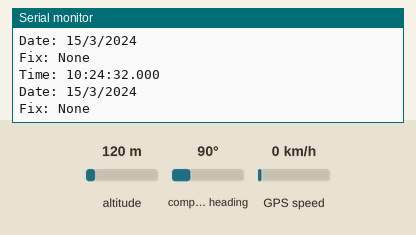
A sketch run on a simulated Arduino Mega 2560, built with avr-gcc and run on an emulated ATmega2560. On the bench: the last lines printed to the serial monitor. The test bench sets the inputs (shaded band); at power-on: compass heading 90°, GPS speed 0 km/h, altitude 120 m. The GPS gets a fix after 3 s at 37.7749, -122.4194 with 8 satellites.

Above: at 2.2 s.
2.3 s: compass heading set to 7°
At 3.7 s:
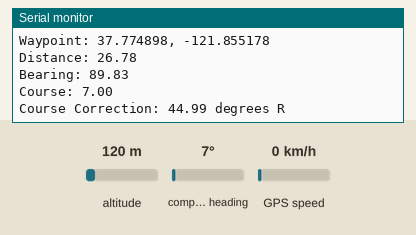
4.5 s: compass heading set to 90°
At 5.8 s:
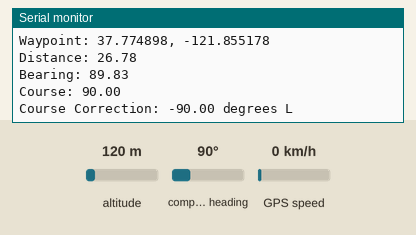
7.5 s: GPS speed set to 2 km/h
Timing chart, 0 to 10.5 s (numbered marks = the images above; inputs shaded):
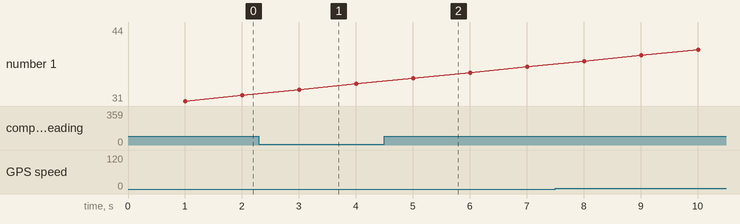

Measured:
- after the input at 2.3 s, the serial monitor: prints a new line after 0.72 s (image 1)
- after the input at 4.5 s, the serial monitor: prints a new line after 0.52 s (image 2)

The sketch:

adafruit-ultimate-gps-uart.ino
```cpp
#include <Adafruit_GPS.h>
#include <math.h>

// what's the name of the hardware serial port?
#define GPSSerial Serial1
#define UPDATE_RATE 1000
// Connect to the GPS on the hardware port
Adafruit_GPS GPS(&GPSSerial);

// Set GPSECHO to 'false' to turn off echoing the GPS data to the Serial console
// Set to 'true' if you want to debug and listen to the raw GPS sentences
#define GPSECHO false

// Define the maximum course correction angle
#define MAX_CORRECTION 180

uint32_t timer = millis();

// Constants for the GPS calculations
const float R = 6371000.0; // Earth's mean radius in meters
const float METERS_TO_NAUTICAL_MILES = 0.000539957; // Conversion factor: 1 meter = 0.000539957 nautical miles

void setup()
{
  //while (!Serial);  // uncomment to have the sketch wait until Serial is ready

  // connect at 115200 so we can read the GPS fast enough and echo without dropping chars
  // also spit it out
  Serial.begin(115200);
  Serial.println("Adafruit GPS library basic parsing test!");

  // 9600 NMEA is the default baud rate for Adafruit MTK GPS's- some use 4800
  GPS.begin(9600);
  // uncomment this line to turn on RMC (recommended minimum) and GGA (fix data) including altitude
  //GPS.sendCommand(PMTK_SET_NMEA_OUTPUT_RMCGGA);
  // uncomment this line to turn on only the "minimum recommended" data
  GPS.sendCommand(PMTK_SET_NMEA_OUTPUT_ALLDATA);
  // For parsing data, we don't suggest using anything but either RMC only or RMC+GGA since
  // the parser doesn't care about other sentences at this time
  // Set the update rate
  GPS.sendCommand(PMTK_SET_NMEA_UPDATE_1HZ); // 1 Hz update rate
  // For the parsing code to work nicely and have time to sort thru the data, and
  // print it out we don't suggest using anything higher than 1 Hz

  // Request updates on antenna status, comment out to keep quiet
  GPS.sendCommand(PGCMD_ANTENNA);

  delay(1000);

  // Ask for firmware version
  GPSSerial.println(PMTK_Q_RELEASE);
}

void loop()
{
  // read data from the GPS in the 'main loop'
  char c = GPS.read();
  // if you want to debug, this is a good time to do it!
  if (GPSECHO)
    if (c) Serial.print(c);
  // if a sentence is received, we can check the checksum, parse it...
  if (GPS.newNMEAreceived()) {
    // a tricky thing here is if we print the NMEA sentence, or data
    // we end up not listening and catching other sentences!
    // so be very wary if using OUTPUT_ALLDATA and trying to print out data
    //Serial.print(GPS.lastNMEA()); // this also sets the newNMEAreceived() flag to false
    if (!GPS.parse(GPS.lastNMEA())) // this also sets the newNMEAreceived() flag to false
      return; // we can fail to parse a sentence in which case we should just wait for another
  }


  // approximately every 1 seconds or so, print out the current stats
  if (millis() - timer > UPDATE_RATE) {
    timer = millis(); // reset the timer
    Serial.print("\nTime: ");
    if (GPS.hour < 10) { Serial.print('0'); }
    Serial.print(GPS.hour, DEC); Serial.print(':');
    if (GPS.minute < 10) { Serial.print('0'); }
    Serial.print(GPS.minute, DEC); Serial.print(':');
    if (GPS.seconds < 10) { Serial.print('0'); }
    Serial.print(GPS.seconds, DEC); Serial.print('.');
    if (GPS.milliseconds < 10) {
      Serial.print("00");
    } else if (GPS.milliseconds > 9 && GPS.milliseconds < 100) {
      Serial.print("0");
    }
    Serial.println(GPS.milliseconds);

    Serial.print("Date: ");
    Serial.print(GPS.day, DEC); Serial.print('/');
    Serial.print(GPS.month, DEC); Serial.print("/20");
    Serial.println(GPS.year, DEC);
    Serial.print("Fix: ");
    if (GPS.fix) {
      if (GPS.fix == 1) {
        Serial.print("GPS");
      } else {
        Serial.print("DGPS");
      }
      Serial.print(" Satellites: "); Serial.println((int)GPS.satellites);
      Serial.print("Antenna: "); Serial.println(GPS.antenna);
      Serial.print("Speed (n): "); Serial.println(GPS.speed);

      Serial.print("Location: ");
      Serial.print(GPS.latitudeDegrees, 6);
      Serial.print(", ");
      Serial.println(GPS.longitudeDegrees, 6);

      // Get the current position
      float lat = GPS.latitudeDegrees;
      float lon = GPS.longitudeDegrees;

      // Get the waypoint
      float waypoint_lat = 37.7749;
      float waypoint_lon = -121.855179;

      // Calculate the cross track error
      float distance = getDistance(lat, lon, waypoint_lat, waypoint_lon);
      float bearing = getBearing(lat, lon, waypoint_lat, waypoint_lon);
      float course = GPS.angle;
      float course_correction = greatCircleCourseCorrection(bearing , course);


    // Print the results
    Serial.print("Waypoint: ");
    Serial.print(waypoint_lat, 6);
    Serial.print(", ");
    Serial.println(waypoint_lon, 6);
    Serial.print("Distance: ");
    Serial.println(distance);


    Serial.print("Bearing: ");
    Serial.println(bearing, 2);


    Serial.print("Course: ");
    Serial.println(course);

    Serial.print("Course Correction: ");
    Serial.print(course_correction, 2);
    Serial.print(" degrees ");
    Serial.println((course_correction > 0) ? "R" : "L");
    } else {
      Serial.println("None");
    }
  }
}

float toRadians(float degrees) {
  return degrees * PI / 180.0;
}

float toDegrees(float radians) {
  return radians * 180.0 / PI;
}

float greatCircleCourseCorrection(float desiredCourse, float actualHeading) {
  float desiredCourseRad = toRadians(desiredCourse);
  float actualHeadingRad = toRadians(actualHeading);
  float courseCorrectionRad = atan2(sin(desiredCourseRad - actualHeadingRad), cos(actualHeadingRad));
  float courseCorrectionDeg = toDegrees(courseCorrectionRad);
  return courseCorrectionDeg;
}


// Calculates the distance between two points on the Earth's surface
float getDistance(float lat1, float lon1, float lat2, float lon2) {
  float dlat = toRadians(lat2 - lat1);
  float dlon = toRadians(lon2 - lon1);
  float a = sin(dlat/2) * sin(dlat/2) + cos(toRadians(lat1)) * cos(toRadians(lat2)) * sin(dlon/2) * sin(dlon/2);
  float c = 2 * atan2(sqrt(a), sqrt(1-a));
  return R * c * METERS_TO_NAUTICAL_MILES;
}

// Calculates the initial bearing from point 1 to point 2
float getBearing(float lat1, float lon1, float lat2, float lon2) {
  float y = sin(toRadians(lon2-lon1)) * cos(toRadians(lat2));
  float x = cos(toRadians(lat1))*sin(toRadians(lat2)) - sin(toRadians(lat1))*cos(toRadians(lat2))*cos(toRadians(lon2-lon1));
  float bearing = toDegrees(atan2(y, x));

  if (bearing < 0) {
    bearing += 360.0;
  }

  if ((roundf(bearing * 100)/100) == 360.00) {
    bearing = 0.00;
  }
  return bearing;
}

// Function to calculate the bearing between two points
double calculateBearing(float lat1, float lon1, float lat2, float lon2) {
  float dLon = lon2 - lon1;
  float y = sin(dLon) * cos(lat2);
  float x = cos(lat1) * sin(lat2) - sin(lat1) * cos(lat2) * cos(dLon);
  float bearing = atan2(y, x);
  bearing = degrees(bearing);
  bearing = fmod((bearing + 360), 360);
  return bearing;
}
```
